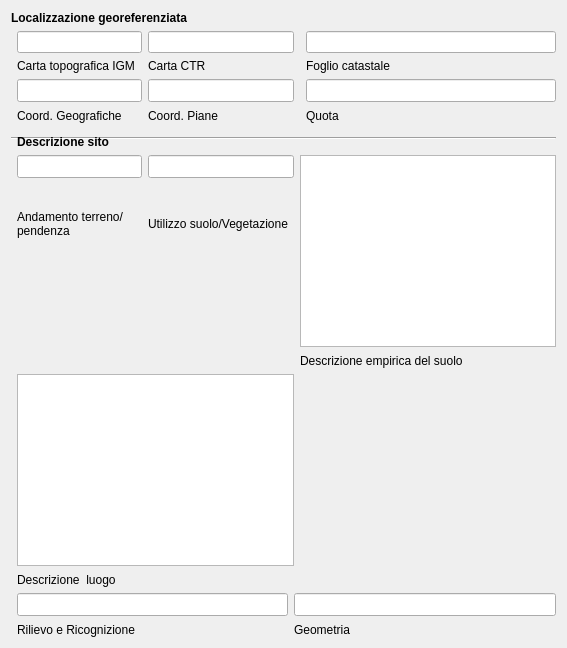
       <widget class="QWidget" name="tab_2">
        <attribute name="title">
         <string>Loc. georef</string>
        </attribute>
        <layout class="QGridLayout" name="gridLayout_13">
         <item row="0" column="0" colspan="4">
          <widget class="QLabel" name="label_12">
           <property name="font">
            <font>
             <weight>75</weight>
             <bold>true</bold>
            </font>
           </property>
           <property name="text">
            <string>Localizzazione georeferenziata</string>
           </property>
          </widget>
         </item>
         <item row="1" column="1">
          <widget class="QLineEdit" name="lineEdit_carta_topo_igm"/>
         </item>
         <item row="1" column="2" colspan="2">
          <widget class="QLineEdit" name="lineEdit_carta_ctr"/>
         </item>
         <item row="1" column="5">
          <widget class="QLineEdit" name="lineEdit_foglio_catastale"/>
         </item>
         <item row="2" column="1">
          <widget class="QLabel" name="label_10">
           <property name="text">
            <string>Carta topografica IGM</string>
           </property>
          </widget>
         </item>
         <item row="2" column="2" colspan="3">
          <widget class="QLabel" name="label_14">
           <property name="text">
            <string>Carta CTR</string>
           </property>
          </widget>
         </item>
         <item row="2" column="5">
          <widget class="QLabel" name="label_16">
           <property name="text">
            <string>Foglio catastale</string>
           </property>
          </widget>
         </item>
         <item row="3" column="1">
          <widget class="QLineEdit" name="lineEdit_coord_geografiche">
           <property name="minimumSize">
            <size>
             <width>0</width>
             <height>22</height>
            </size>
           </property>
           <property name="font">
            <font>
             <pointsize>10</pointsize>
            </font>
           </property>
          </widget>
         </item>
         <item row="3" column="2" colspan="2">
          <widget class="QLineEdit" name="lineEdit_coord_piane">
           <property name="minimumSize">
            <size>
             <width>0</width>
             <height>22</height>
            </size>
           </property>
           <property name="font">
            <font>
             <pointsize>10</pointsize>
            </font>
           </property>
           <property name="text">
            <string/>
           </property>
          </widget>
         </item>
         <item row="3" column="5">
          <widget class="QLineEdit" name="lineEdit_quota">
           <property name="minimumSize">
            <size>
             <width>0</width>
             <height>22</height>
            </size>
           </property>
           <property name="font">
            <font>
             <pointsize>10</pointsize>
            </font>
           </property>
           <property name="text">
            <string/>
           </property>
          </widget>
         </item>
         <item row="8" column="0" rowspan="2" colspan="6">
          <widget class="Line" name="line_2">
           <property name="orientation">
            <enum>Qt::Horizontal</enum>
           </property>
          </widget>
         </item>
         <item row="9" column="1" colspan="3">
          <widget class="QLabel" name="label_17">
           <property name="font">
            <font>
             <weight>75</weight>
             <bold>true</bold>
            </font>
           </property>
           <property name="text">
            <string>Descrizione sito</string>
           </property>
          </widget>
         </item>
         <item row="10" column="1">
          <widget class="QLineEdit" name="lineEdit_andamento_terreno_pendenza">
           <property name="minimumSize">
            <size>
             <width>0</width>
             <height>22</height>
            </size>
           </property>
           <property name="font">
            <font>
             <pointsize>10</pointsize>
            </font>
           </property>
          </widget>
         </item>
         <item row="10" column="2" colspan="2">
          <widget class="QLineEdit" name="lineEdit_utilizzo_suolo_vegetazione">
           <property name="minimumSize">
            <size>
             <width>0</width>
             <height>22</height>
            </size>
           </property>
           <property name="font">
            <font>
             <pointsize>10</pointsize>
            </font>
           </property>
           <property name="text">
            <string/>
           </property>
          </widget>
         </item>
         <item row="10" column="4" rowspan="3" colspan="2">
          <widget class="QTextEdit" name="textEdit_descrizione_empirica_suolo">
           <property name="font">
            <font>
             <pointsize>10</pointsize>
            </font>
           </property>
           <property name="html">
            <string>&lt;!DOCTYPE HTML PUBLIC &quot;-//W3C//DTD HTML 4.0//EN&quot; &quot;http://www.w3.org/TR/REC-html40/strict.dtd&quot;&gt;
&lt;html&gt;&lt;head&gt;&lt;meta name=&quot;qrichtext&quot; content=&quot;1&quot; /&gt;&lt;style type=&quot;text/css&quot;&gt;
p, li { white-space: pre-wrap; }
&lt;/style&gt;&lt;/head&gt;&lt;body style=&quot; font-family:'MS Shell Dlg 2'; font-size:10pt; font-weight:400; font-style:normal;&quot;&gt;
&lt;p style=&quot;-qt-paragraph-type:empty; margin-top:0px; margin-bottom:0px; margin-left:0px; margin-right:0px; -qt-block-indent:0; text-indent:0px; font-family:'Lucida Grande'; font-size:13pt;&quot;&gt;&lt;br /&gt;&lt;/p&gt;&lt;/body&gt;&lt;/html&gt;</string>
           </property>
          </widget>
         </item>
         <item row="14" column="1" colspan="3">
          <widget class="QTextEdit" name="textEdit_descrizione_luogo">
           <property name="font">
            <font>
             <pointsize>10</pointsize>
            </font>
           </property>
           <property name="html">
            <string>&lt;!DOCTYPE HTML PUBLIC &quot;-//W3C//DTD HTML 4.0//EN&quot; &quot;http://www.w3.org/TR/REC-html40/strict.dtd&quot;&gt;
&lt;html&gt;&lt;head&gt;&lt;meta name=&quot;qrichtext&quot; content=&quot;1&quot; /&gt;&lt;style type=&quot;text/css&quot;&gt;
p, li { white-space: pre-wrap; }
&lt;/style&gt;&lt;/head&gt;&lt;body style=&quot; font-family:'MS Shell Dlg 2'; font-size:10pt; font-weight:400; font-style:normal;&quot;&gt;
&lt;p style=&quot;-qt-paragraph-type:empty; margin-top:0px; margin-bottom:0px; margin-left:0px; margin-right:0px; -qt-block-indent:0; text-indent:0px; font-family:'Lucida Grande'; font-size:13pt;&quot;&gt;&lt;br /&gt;&lt;/p&gt;&lt;/body&gt;&lt;/html&gt;</string>
           </property>
          </widget>
         </item>
         <item row="15" column="1">
          <widget class="QLabel" name="label_37">
           <property name="minimumSize">
            <size>
             <width>0</width>
             <height>15</height>
            </size>
           </property>
           <property name="text">
            <string>Descrizione  luogo</string>
           </property>
           <property name="wordWrap">
            <bool>true</bool>
           </property>
          </widget>
         </item>
         <item row="16" column="1" colspan="2">
          <widget class="QLineEdit" name="lineEdit_metodo_rilievo_e_ricognizione">
           <property name="minimumSize">
            <size>
             <width>0</width>
             <height>22</height>
            </size>
           </property>
           <property name="font">
            <font>
             <pointsize>10</pointsize>
            </font>
           </property>
          </widget>
         </item>
         <item row="16" column="3" colspan="3">
          <widget class="QLineEdit" name="lineEdit_geometria">
           <property name="minimumSize">
            <size>
             <width>0</width>
             <height>22</height>
            </size>
           </property>
           <property name="font">
            <font>
             <pointsize>10</pointsize>
            </font>
           </property>
          </widget>
         </item>
         <item row="17" column="1">
          <widget class="QLabel" name="label_51">
           <property name="minimumSize">
            <size>
             <width>0</width>
             <height>15</height>
            </size>
           </property>
           <property name="text">
            <string>Rilievo e Ricognizione</string>
           </property>
           <property name="wordWrap">
            <bool>true</bool>
           </property>
          </widget>
         </item>
         <item row="17" column="3" colspan="3">
          <widget class="QLabel" name="label_52">
           <property name="minimumSize">
            <size>
             <width>0</width>
             <height>15</height>
            </size>
           </property>
           <property name="text">
            <string>Geometria</string>
           </property>
           <property name="wordWrap">
            <bool>true</bool>
           </property>
          </widget>
         </item>
         <item row="11" column="1">
          <widget class="QLabel" name="label_22">
           <property name="minimumSize">
            <size>
             <width>0</width>
             <height>15</height>
            </size>
           </property>
           <property name="text">
            <string>Andamento terreno/pendenza</string>
           </property>
           <property name="wordWrap">
            <bool>true</bool>
           </property>
          </widget>
         </item>
         <item row="11" column="2">
          <widget class="QLabel" name="label_32">
           <property name="minimumSize">
            <size>
             <width>0</width>
             <height>15</height>
            </size>
           </property>
           <property name="text">
            <string>Utilizzo suolo/Vegetazione</string>
           </property>
           <property name="wordWrap">
            <bool>true</bool>
           </property>
          </widget>
         </item>
         <item row="13" column="4" colspan="2">
          <widget class="QLabel" name="label_33">
           <property name="minimumSize">
            <size>
             <width>0</width>
             <height>15</height>
            </size>
           </property>
           <property name="text">
            <string>Descrizione empirica del suolo</string>
           </property>
           <property name="wordWrap">
            <bool>true</bool>
           </property>
          </widget>
         </item>
         <item row="4" column="1">
          <widget class="QLabel" name="label_18">
           <property name="minimumSize">
            <size>
             <width>0</width>
             <height>15</height>
            </size>
           </property>
           <property name="text">
            <string>Coord. Geografiche</string>
           </property>
          </widget>
         </item>
         <item row="4" column="2">
          <widget class="QLabel" name="label_19">
           <property name="minimumSize">
            <size>
             <width>0</width>
             <height>15</height>
            </size>
           </property>
           <property name="text">
            <string>Coord. Piane</string>
           </property>
          </widget>
         </item>
         <item row="4" column="5">
          <widget class="QLabel" name="label_24">
           <property name="minimumSize">
            <size>
             <width>0</width>
             <height>15</height>
            </size>
           </property>
           <property name="text">
            <string>Quota</string>
           </property>
          </widget>
         </item>
        </layout>
       </widget>
